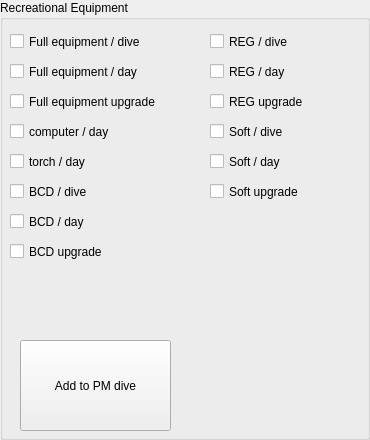
                     <widget class="QGroupBox" name="groupBox_7">
                      <property name="title">
                       <string>Recreational Equipment</string>
                      </property>
                      <widget class="QCheckBox" name="pm_soft_dive_check">
                       <property name="geometry">
                        <rect>
                         <x>210</x>
                         <y>120</y>
                         <width>101</width>
                         <height>23</height>
                        </rect>
                       </property>
                       <property name="text">
                        <string>Soft / dive</string>
                       </property>
                      </widget>
                      <widget class="QCheckBox" name="pm_torch_check">
                       <property name="geometry">
                        <rect>
                         <x>10</x>
                         <y>150</y>
                         <width>151</width>
                         <height>23</height>
                        </rect>
                       </property>
                       <property name="text">
                        <string>torch / day</string>
                       </property>
                      </widget>
                      <widget class="QCheckBox" name="pm_full_equip_dive_check">
                       <property name="geometry">
                        <rect>
                         <x>10</x>
                         <y>30</y>
                         <width>171</width>
                         <height>23</height>
                        </rect>
                       </property>
                       <property name="text">
                        <string>Full equipment / dive</string>
                       </property>
                      </widget>
                      <widget class="QCheckBox" name="pm_reg_dive_check">
                       <property name="geometry">
                        <rect>
                         <x>210</x>
                         <y>30</y>
                         <width>111</width>
                         <height>23</height>
                        </rect>
                       </property>
                       <property name="text">
                        <string>REG / dive</string>
                       </property>
                      </widget>
                      <widget class="QCheckBox" name="pm_reg_upgrade_check">
                       <property name="geometry">
                        <rect>
                         <x>210</x>
                         <y>90</y>
                         <width>131</width>
                         <height>23</height>
                        </rect>
                       </property>
                       <property name="text">
                        <string>REG upgrade</string>
                       </property>
                      </widget>
                      <widget class="QCheckBox" name="pm_full_equip_day_check">
                       <property name="geometry">
                        <rect>
                         <x>10</x>
                         <y>60</y>
                         <width>161</width>
                         <height>23</height>
                        </rect>
                       </property>
                       <property name="text">
                        <string>Full equipment / day</string>
                       </property>
                      </widget>
                      <widget class="QCheckBox" name="pm_computer_check">
                       <property name="geometry">
                        <rect>
                         <x>10</x>
                         <y>120</y>
                         <width>161</width>
                         <height>23</height>
                        </rect>
                       </property>
                       <property name="text">
                        <string>computer / day</string>
                       </property>
                      </widget>
                      <widget class="QCheckBox" name="pm_bcd_dive_check">
                       <property name="geometry">
                        <rect>
                         <x>10</x>
                         <y>180</y>
                         <width>131</width>
                         <height>23</height>
                        </rect>
                       </property>
                       <property name="text">
                        <string>BCD / dive</string>
                       </property>
                      </widget>
                      <widget class="QCheckBox" name="pm_bcd_day_check">
                       <property name="geometry">
                        <rect>
                         <x>10</x>
                         <y>210</y>
                         <width>121</width>
                         <height>23</height>
                        </rect>
                       </property>
                       <property name="text">
                        <string>BCD / day</string>
                       </property>
                      </widget>
                      <widget class="QCheckBox" name="pm_full_equip_upgrade_check">
                       <property name="geometry">
                        <rect>
                         <x>10</x>
                         <y>90</y>
                         <width>181</width>
                         <height>23</height>
                        </rect>
                       </property>
                       <property name="text">
                        <string>Full equipment upgrade</string>
                       </property>
                      </widget>
                      <widget class="QCheckBox" name="pm_soft_upgrade_check">
                       <property name="geometry">
                        <rect>
                         <x>210</x>
                         <y>180</y>
                         <width>151</width>
                         <height>23</height>
                        </rect>
                       </property>
                       <property name="text">
                        <string>Soft upgrade</string>
                       </property>
                      </widget>
                      <widget class="QCheckBox" name="pm_soft_day_check">
                       <property name="geometry">
                        <rect>
                         <x>210</x>
                         <y>150</y>
                         <width>90</width>
                         <height>23</height>
                        </rect>
                       </property>
                       <property name="text">
                        <string>Soft / day</string>
                       </property>
                      </widget>
                      <widget class="QCheckBox" name="pm_bcd_upgrade_check">
                       <property name="geometry">
                        <rect>
                         <x>10</x>
                         <y>240</y>
                         <width>131</width>
                         <height>23</height>
                        </rect>
                       </property>
                       <property name="text">
                        <string>BCD upgrade</string>
                       </property>
                      </widget>
                      <widget class="QCheckBox" name="pm_reg_day_check">
                       <property name="geometry">
                        <rect>
                         <x>210</x>
                         <y>60</y>
                         <width>111</width>
                         <height>23</height>
                        </rect>
                       </property>
                       <property name="text">
                        <string>REG / day</string>
                       </property>
                      </widget>
                      <widget class="QPushButton" name="pm_add_to_dive_button">
                       <property name="geometry">
                        <rect>
                         <x>20</x>
                         <y>340</y>
                         <width>151</width>
                         <height>91</height>
                        </rect>
                       </property>
                       <property name="text">
                        <string>Add to PM dive</string>
                       </property>
                      </widget>
                     </widget>
